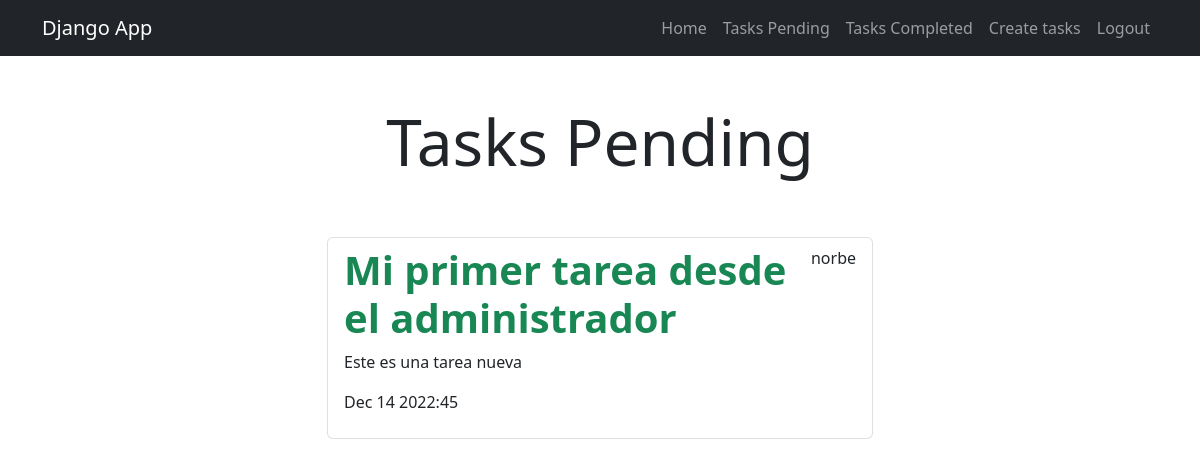
The app's page /tasks_completed/ (signed in), older data.
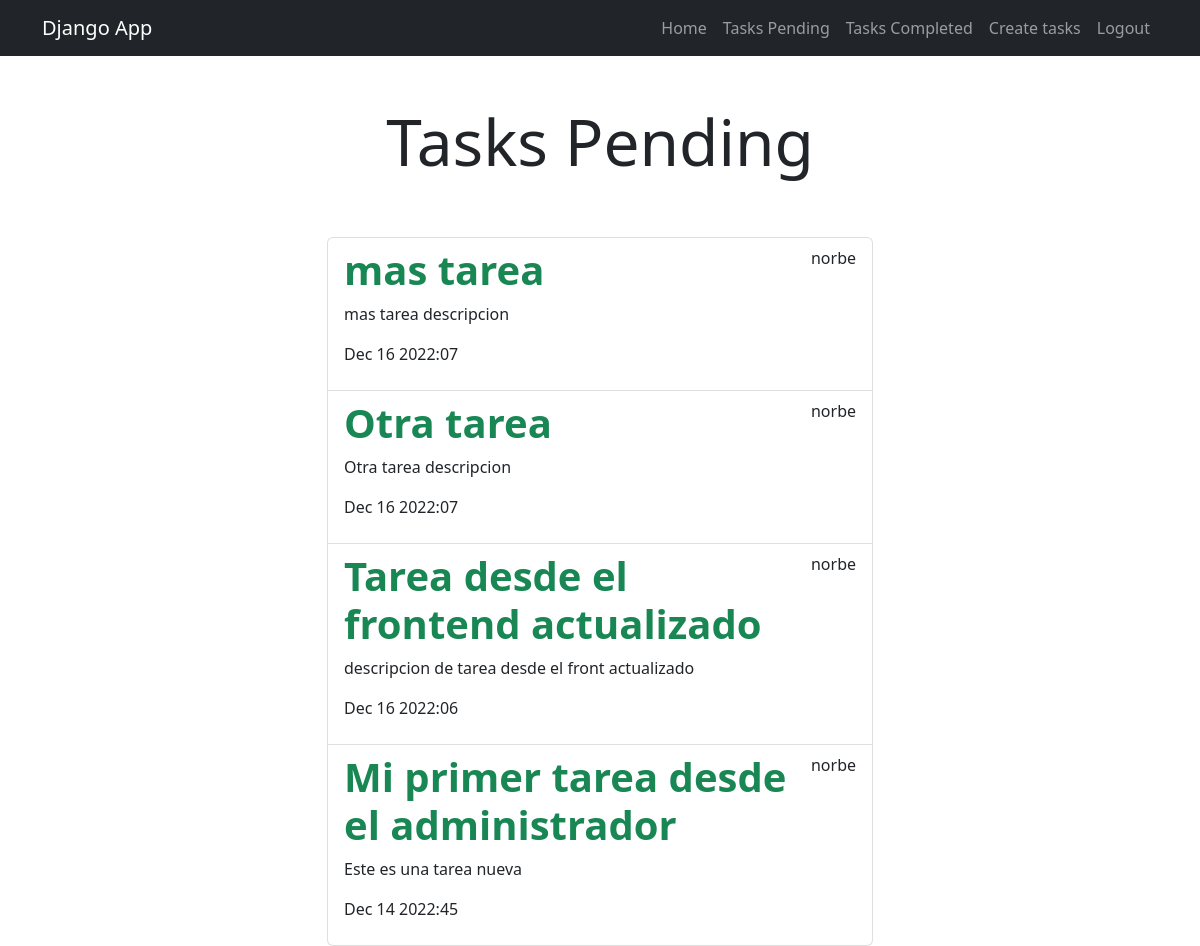
The same page, newer data.
### tasks/models.py (models this page shows, shortened)
class Task(models.Model):
    title = models.CharField(max_length=100)
    description = models.TextField(blank=True)
    created = models.DateTimeField(auto_now_add=True)
    datecompleted = models.DateTimeField(null=True, blank=True)
    important = models.BooleanField(default=False)
    user = models.ForeignKey(User, on_delete=models.CASCADE)

### tasks/views.py (the view)
# urls.py: path('tasks_completed/', views.tasks_completed, name='tasks_completed'),
@login_required
def tasks_completed(request):
    tasks = Task.objects.filter(
            user=request.user,
            datecompleted__isnull=False
        ).order_by('-datecompleted')
    return render(request, 'tasks.html', {
        'tasks': tasks
    })

### tasks/templates/tasks.html
{% extends 'base.html' %}
{% block content %}
<main class="container">
    <div class="row">
        <div class="col-md-6 offset-md-3">
            <h1 class="text-center display-3 py-5">Tasks Pending</h1>
            <ul class="list-group">
                {% for task in tasks %}
                    <a class="list-group-item" href="{% url 'task_detail' task.id %}">
                        <header class="d-flex justify-content-between">
                            {% if task.important %}
                                <h1 class="fw-bold text-success">{{ task.title }}</h1>
                            {% else %}
                                <h1 class="fw-bold">{{ task.title }}</h1>
                            {% endif %}
                            <p>{{ task.user.username }}</p>
                        </header>
                        <p>{{ task.description }}</p>
                        <p>{{ task.datecompleted|date:'M j Y:i' }}</p>
                    </a>
                {% endfor %}
            </ul>
        </div>
    </div>
</main>
{% endblock %}

Row changes from the older to the newer data that the page shows:
added Task: title "mas tarea", user.username "norbe", description "mas tarea descripcion", datecompleted "Dec 16 2022:07"
added Task: title "Otra tarea", user.username "norbe", description "Otra tarea descripcion", datecompleted "Dec 16 2022:07"
now on this page (row edited): Task: title "Tarea desde el frontend actualizado", user.username "norbe", description "descripcion de tarea desde el front actualizado", datecompleted "Dec 16 2022:06"
